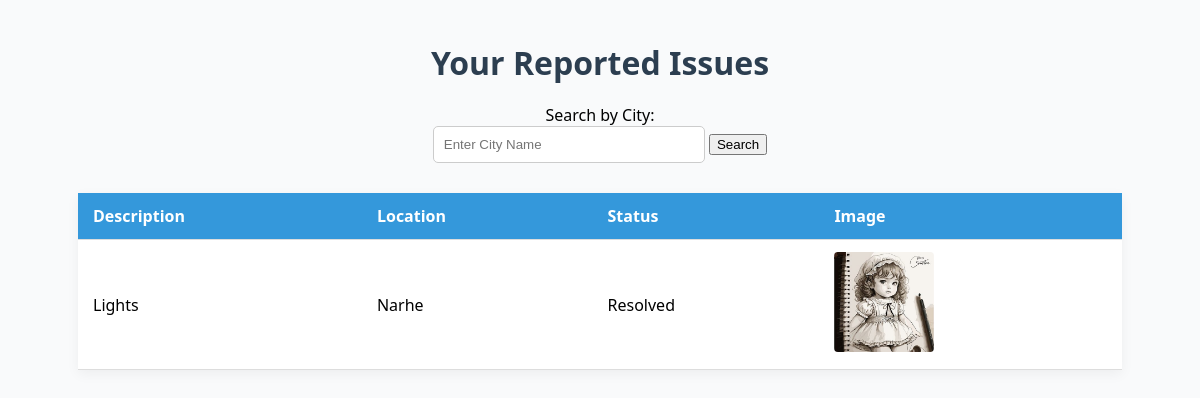
/my_issues (signed in), run on an earlier commit of the app's database.
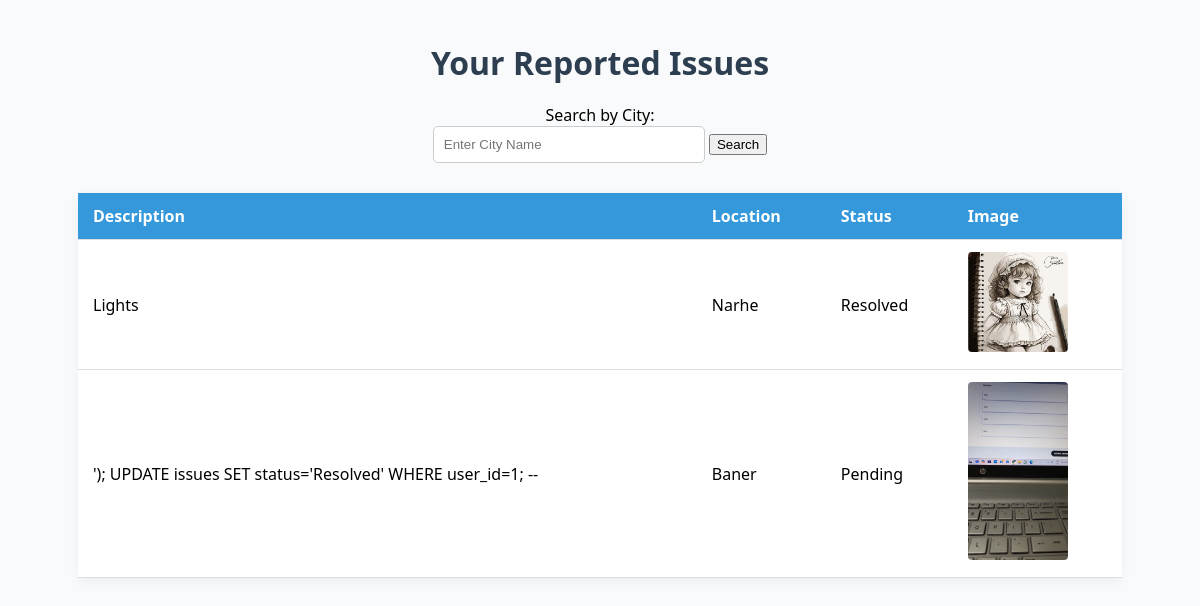
And on a later commit of the database.
### tables this page shows
CREATE TABLE issues (
        id INTEGER PRIMARY KEY AUTOINCREMENT,
        user_id INTEGER,
        location TEXT,
        description TEXT,
        image_path TEXT,
        status TEXT DEFAULT 'Pending',
        FOREIGN KEY(user_id) REFERENCES users(id)
    );

### app.py (the view)
@app.route('/my_issues', methods=['GET'])
def my_issues():
    if 'user_id' not in session:
        return redirect(url_for('user_login'))
    issues = []
    city = request.args.get('city')  # Supports ?city=...
    conn = sqlite3.connect('site_data.db')
    cursor = conn.cursor()
    if city:
        query = f"""
            SELECT location, description, image_path, status
            FROM issues
            WHERE user_id = {session['user_id']} AND location LIKE '%{city}%'
        """
        cursor.execute(query)
    else:
        cursor.execute("""
            SELECT location, description, image_path, status
            FROM issues
            WHERE user_id = ?
        """, (session['user_id'],))
    issues = cursor.fetchall()
    conn.close()
    return render_template('user_issues.html', issues=issues, city=city)

### templates/user_issues.html (shortened to what this page needs)
<!DOCTYPE html>
<html>
<head>
</head>
<body>
    <h1>Your Reported Issues</h1>
    <div class="search-box">
        <form method="GET" action="{{ url_for('my_issues') }}">
            <label for="city">Search by City:</label><br>
            <input type="text" name="city" id="city" placeholder="Enter City Name" value="{{ city or '' }}">
            <input type="submit" value="Search">
        </form>
    </div>
    {% if issues %}
        <table>
            <tr>
                <th>Description</th>
                <th>Location</th>
                <th>Status</th>
                <th>Image</th>
            </tr>
            {% for issue in issues %}
            <tr>
                <td>{{ issue[1] }}</td>
                <td>{{ issue[0] }}</td>
                <td>{{ issue[3] }}</td>
                <td>
                    {% if issue[2] %}
                        <img src="{{ url_for('static', filename='uploads/' ~ issue[2]) }}" alt="Issue Image">
                    {% else %}
                        No image
                    {% endif %}
                </td>
            </tr>
            {% endfor %}
        </table>
    {% else %}
        <p>No issues reported{% if request.args.get('location') %} in "{{ request.args.get('location') }}"{% endif %}.</p>
    {% endif %}
</body>
</html>

### templates/user_issues.html (style rules this page uses)
body { font-family: 'Segoe UI', Tahoma, Geneva, Verdana, sans-serif; background-color: #f9fafb; margin: 0; padding: 20px; }
h1 { text-align: center; color: #2c3e50; margin-bottom: 20px; }
.search-box { text-align: center; margin-bottom: 30px; }
.search-box input[type="text"] { padding: 10px; width: 250px; border: 1px solid #ccc; border-radius: 5px; }
table { width: 90%; margin: auto; border-collapse: collapse; background-color: #ffffff; box-shadow: 0 4px 12px rgba(0, 0, 0, 0.05); }
th, td { padding: 12px 15px; text-align: left; border-bottom: 1px solid #ddd; }
th { background-color: #3498db; color: white; }
img { border-radius: 4px; max-width: 100px; }

What changed in the data, as far as the page shows it:
added issues: description "'); UPDATE issues SET status='Resolved' WHERE user_id=1; --", location "Baner", status "Pending", image_path (picture)
